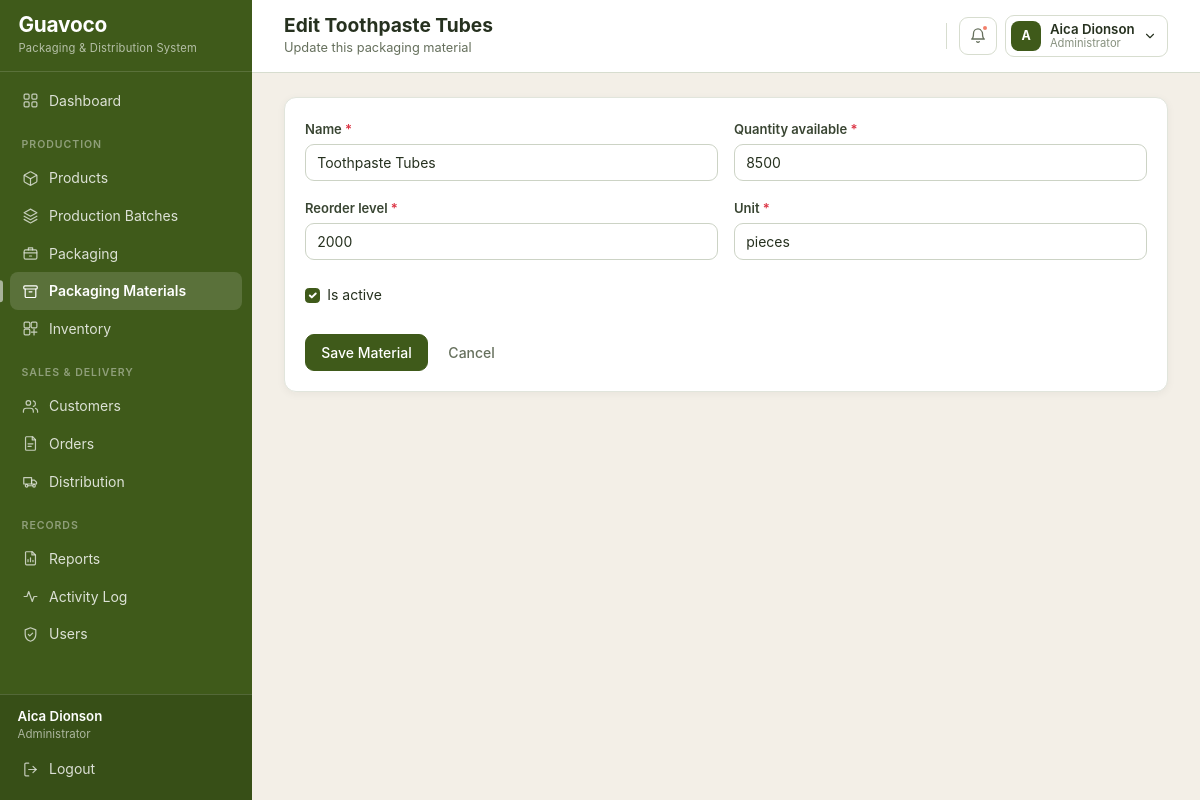
The page /materials/6/edit/ (signed in) on the database its author committed.
### core/models.py (models this page shows, shortened)
class PackagingMaterial(models.Model):
    material_id = models.CharField(max_length=30, unique=True, blank=True)
    name = models.CharField(max_length=100)
    quantity_available = models.PositiveIntegerField(default=0)
    reorder_level = models.PositiveIntegerField(default=100)
    unit = models.CharField(max_length=30, default='pieces')
    is_active = models.BooleanField(default=True)
    class Meta:
        ordering = ['name']
    @property
    def is_low_stock(self):
        return self.quantity_available <= self.reorder_level

### core/views/products.py (the view)
# urls.py: path('materials/<int:pk>/edit/', products.material_update, name='material_update'),
@login_required
@administrator_required
def material_update(request, pk):
    material = get_object_or_404(PackagingMaterial, pk=pk)
    form = PackagingMaterialForm(request.POST or None, instance=material)
    if request.method == 'POST' and form.is_valid():
        form.save()
        ActivityLog.record(request.user, 'Material Updated', f'{material.name} was edited.')
        messages.success(request, f'Material "{material.name}" was updated.')
        return redirect('material_list')
    return render(request, 'products/material_form.html',
                  {'page_title': f'Edit {material.name}', 'form': form})

### core/forms.py
class PackagingMaterialForm(BootstrapFormMixin, forms.ModelForm):
    class Meta:
        model = PackagingMaterial
        fields = ['name', 'quantity_available', 'reorder_level', 'unit', 'is_active']

### core/context_processors.py (called while the page is built)
def user_role(request):
    if not hasattr(request, 'user'):
        return {}
    admin = is_administrator(request.user)
    url_name = getattr(request.resolver_match, 'url_name', '') if request.resolver_match else ''
    return {
        'is_admin': admin,
        'user_role': 'Administrator' if admin else 'Staff',
        'page_subtitle': PAGE_SUBTITLES.get(url_name, ''),
    }

def alerts(request):
    if not hasattr(request, 'user') or not request.user.is_authenticated:
        return {}
    from .models import Inventory, PackagingMaterial, Product
    low_products = [p for p in Product.objects.filter(is_active=True) if p.is_low_stock]
    low_materials = [m for m in PackagingMaterial.objects.filter(is_active=True)
                     if m.is_low_stock]
    today = timezone.localdate()
    expiring = list(
        Inventory.objects.filter(
            quantity_available__gt=0,
            expiration_date__lte=today + timedelta(days=30),
        ).select_related('batch', 'product').order_by('expiration_date')[:5]
    )
    return {
        'alert_low_products': low_products[:5],
        'alert_low_materials': low_materials[:5],
        'alert_expiring': expiring,
        'alert_count': len(low_products) + len(low_materials) + len(expiring),
    }

### core/models.py (called while the page is built)
def expiry_state_for(expiration_date):
    if expiration_date is None:
        return 'Safe'
    days_left = (expiration_date - timezone.localdate()).days
    if days_left < 0:
        return 'Expired'
    if days_left <= 30:
        return 'Expiring in 30 Days'
    if days_left <= 60:
        return 'Expiring in 60 Days'
    return 'Safe'

    @property
    def current_stock(self):
        total = self.inventory_rows.aggregate(total=models.Sum('quantity_available'))['total']
        return total or 0

    @property
    def is_low_stock(self):
        return self.current_stock <= self.reorder_level

    @property
    def expiry_state(self):
        return expiry_state_for(self.expiration_date)

### core/permissions.py (called while the page is built)
def is_administrator(user):
    return user.is_authenticated and (
        user.is_superuser or user.groups.filter(name=ADMIN_GROUP).exists()
    )

### templates/products/material_form.html (shortened to what this page needs)
{% extends "base.html" %}
{% block content %}
<div class="card">
    <div class="card-body">
        <form method="post" novalidate>
            {% include "partials/form_fields.html" %}
            <div class="mt-4">
                <button type="submit" class="btn btn-guava">Save Material</button>
                <a href="{% url 'material_list' %}" class="btn btn-link">Cancel</a>
            </div>
        </form>
    </div>
</div>
{% endblock %}

### templates/base.html (shortened to what this page needs)
{% load static %}
<!DOCTYPE html>
<html lang="en">
<head>
    <link rel="stylesheet" href="{% static 'vendor/bootstrap.min.css' %}">
    <link rel="stylesheet" href="{% static 'css/guavoco-theme.css' %}">
</head>
<body>
<nav class="sidebar">
    <div class="brand">
        <div>
            <div class="brand-name">Guavoco</div>
            <small class="brand-subtitle">Packaging &amp; Distribution System</small>
        </div>
    </div>
    <div class="collapse sidebar-body" id="sidebarBody">
        <ul class="nav flex-column sidebar-menu">
            <li class="nav-item">
                <a class="nav-link {% if request.resolver_match.url_name == 'dashboard' %}active{% endif %}"
                   href="{% url 'dashboard' %}">
                    <svg class="gv-icon"><use href="#i-grid"></use></svg> Dashboard
                </a>
            </li>
            <li class="nav-section">Production</li>
            <li class="nav-item">
                <a class="nav-link {% if 'product' in request.resolver_match.url_name %}active{% endif %}"
                   href="{% url 'product_list' %}">
                    <svg class="gv-icon"><use href="#i-package"></use></svg> Products
                </a>
            </li>
            <li class="nav-item">
                <a class="nav-link {% if 'batch' in request.resolver_match.url_name %}active{% endif %}"
                   href="{% url 'batch_list' %}">
                    <svg class="gv-icon"><use href="#i-layers"></use></svg> Production Batches
                </a>
            </li>
            <li class="nav-item">
                <a class="nav-link {% if 'packaging' in request.resolver_match.url_name %}active{% endif %}"
                   href="{% url 'packaging_list' %}">
                    <svg class="gv-icon"><use href="#i-box"></use></svg> Packaging
                </a>
            </li>
            <li class="nav-item">
                <a class="nav-link {% if 'material' in request.resolver_match.url_name %}active{% endif %}"
                   href="{% url 'material_list' %}">
                    <svg class="gv-icon"><use href="#i-archive"></use></svg> Packaging Materials
                </a>
            </li>
            <li class="nav-item">
                <a class="nav-link {% if 'inventory' in request.resolver_match.url_name %}active{% endif %}"
                   href="{% url 'inventory_list' %}">
                    <svg class="gv-icon"><use href="#i-inventory"></use></svg> Inventory
                </a>
            </li>
            <li class="nav-section">Sales &amp; Delivery</li>
            <li class="nav-item">
                <a class="nav-link {% if 'customer' in request.resolver_match.url_name %}active{% endif %}"
                   href="{% url 'customer_list' %}">
                    <svg class="gv-icon"><use href="#i-users"></use></svg> Customers
                </a>
            </li>
            <li class="nav-item">
                <a class="nav-link {% if 'order' in request.resolver_match.url_name %}active{% endif %}"
                   href="{% url 'order_list' %}">
                    <svg class="gv-icon"><use href="#i-orders"></use></svg> Orders
                </a>
            </li>
            <li class="nav-item">
                <a class="nav-link {% if 'distribut' in request.resolver_match.url_name or 'delivery' in request.resolver_match.url_name %}active{% endif %}"
                   href="{% url 'distribution_list' %}">
                    <svg class="gv-icon"><use href="#i-truck"></use></svg> Distribution
                </a>
            </li>
            <li class="nav-section">Records</li>
            <li class="nav-item">
                <a class="nav-link {% if 'report' in request.resolver_match.url_name or 'traceability' in request.resolver_match.url_name %}active{% endif %}"
                   href="{% url 'report_index' %}">
                    <svg class="gv-icon"><use href="#i-report"></use></svg> Reports
                </a>
            </li>
            <li class="nav-item">
                <a class="nav-link {% if request.resolver_match.url_name == 'activity_log' %}active{% endif %}"
                   href="{% url 'activity_log' %}">
                    <svg class="gv-icon"><use href="#i-activity"></use></svg> Activity Log
                </a>
            </li>
            {% if is_admin %}
                <li class="nav-item">
                    <a class="nav-link {% if 'user' in request.resolver_match.url_name %}active{% endif %}"
                       href="{% url 'user_list' %}">
                        <svg class="gv-icon"><use href="#i-shield"></use></svg> Users
                    </a>
                </li>
            {% endif %}
        </ul>
        <div class="sidebar-footer">
            <div class="px-2">
                <div class="account-name">{{ user.get_full_name|default:user.username }}</div>
                <div class="account-role">{{ user_role }}</div>
            </div>
            <form method="post" action="{% url 'logout' %}">
                <button type="submit" class="nav-link">
                    <svg class="gv-icon"><use href="#i-logout"></use></svg> Logout
                </button>
            </form>
        </div>
    </div>
</nav>
<div class="app-shell">
    <header class="topbar">
        <div class="topbar-titles">
            <h1 class="page-title">{% block heading %}{{ page_title }}{% endblock %}</h1>
            {% block subtitle %}
                {% if page_subtitle %}<p class="page-subtitle">{{ page_subtitle }}</p>{% endif %}
            {% endblock %}
        </div>
        <div class="topbar-actions">
            <div class="dropdown">
                <a class="topbar-bell" href="#" role="button" data-bs-toggle="dropdown"
                   aria-expanded="false" aria-label="Notifications">
                    <svg class="gv-icon"><use href="#i-bell"></use></svg>
                    {% if alert_count %}<span class="bell-dot"></span>{% endif %}
                </a>
            </div>
            <div class="dropdown">
                <a class="user-chip" href="#" role="button" data-bs-toggle="dropdown"
                   aria-expanded="false">
                    <span class="user-avatar">
                        {{ user.get_full_name|default:user.username|slice:":1"|upper }}
                    </span>
                    <span>
                        <span class="user-name d-block">
                            {{ user.get_full_name|default:user.username }}
                        </span>
                        <span class="user-role d-block">{{ user_role }}</span>
                    </span>
                    <svg class="gv-icon" style="width:14px;height:14px;">
                        <use href="#i-chevron-down"></use></svg>
                </a>
            </div>
        </div>
    </header>
    <main class="main-content">
        {% block content %}{% endblock %}
    </main>
</div>
</body>
</html>

### templates/partials/form_fields.html (shortened to what this page needs)
<div class="row g-3">
    {% for field in form %}
        <div class="{% if field.field.widget.input_type == 'checkbox' %}col-12{% else %}col-md-6{% endif %}">
            {% if field.field.widget.input_type == 'checkbox' %}
                <div class="form-check mt-2">
                    {{ field }}
                    <label class="form-check-label" for="{{ field.id_for_label }}">
                        {{ field.label }}
                    </label>
                </div>
            {% else %}
                <label class="form-label" for="{{ field.id_for_label }}">
                    {{ field.label }}
                    {% if field.field.required %}<span class="text-danger">*</span>{% endif %}
                </label>
                {{ field }}
            {% endif %}
        </div>
    {% endfor %}
</div>

### rows shown on the page
PackagingMaterial: form "Toothpaste Tubes" "8500" "2000" "pieces", form "☑"

### other values the page prints
{{ user.get_full_name|default:user.username }} "Aica Dionson"
{{ user_role }} "Administrator"
{{ page_title }} "Edit Toothpaste Tubes"
{{ page_subtitle }} "Update this packaging material"
{{ user.get_full_name|default:user.username|slice:":1"|upper }} "A"
{{ field.label }} "Name" "Quantity available" "Reorder level" "Unit"
{{ field.label }} "Is active"
